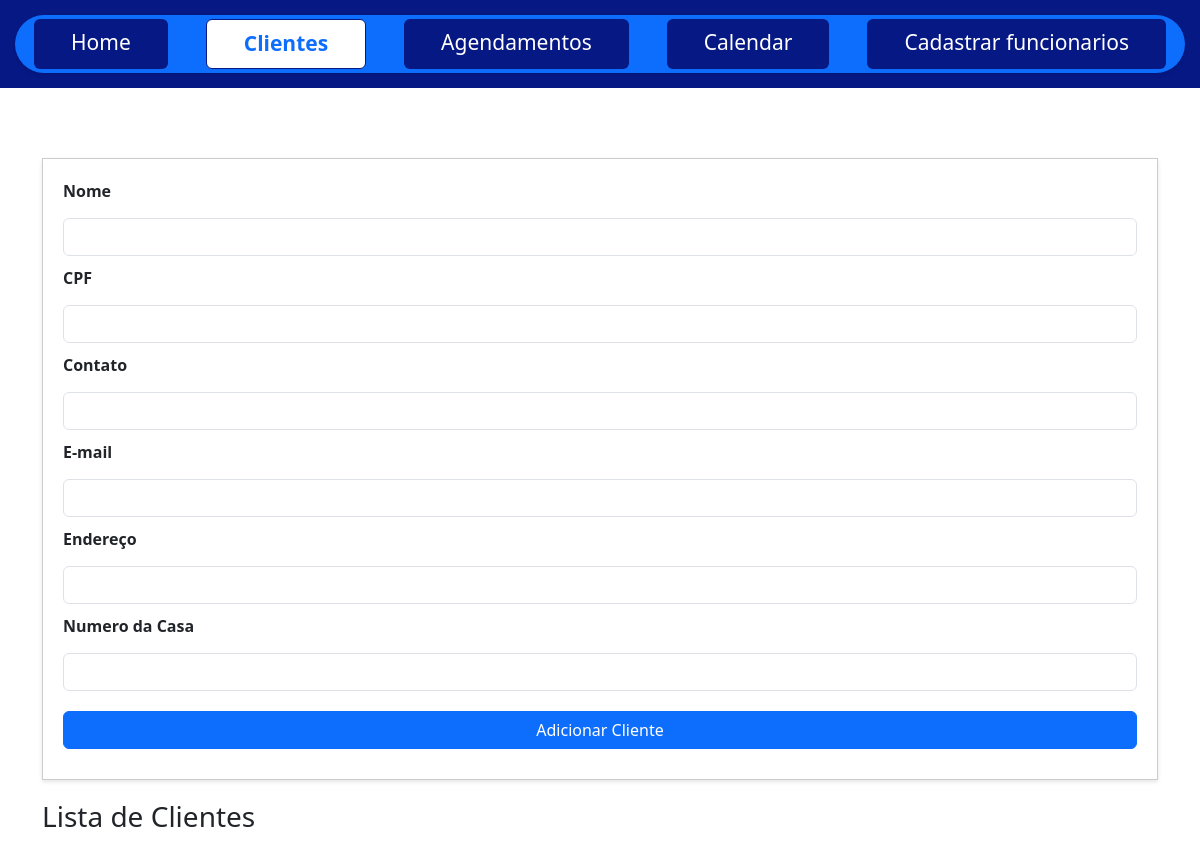
The app's page /clients, older data.
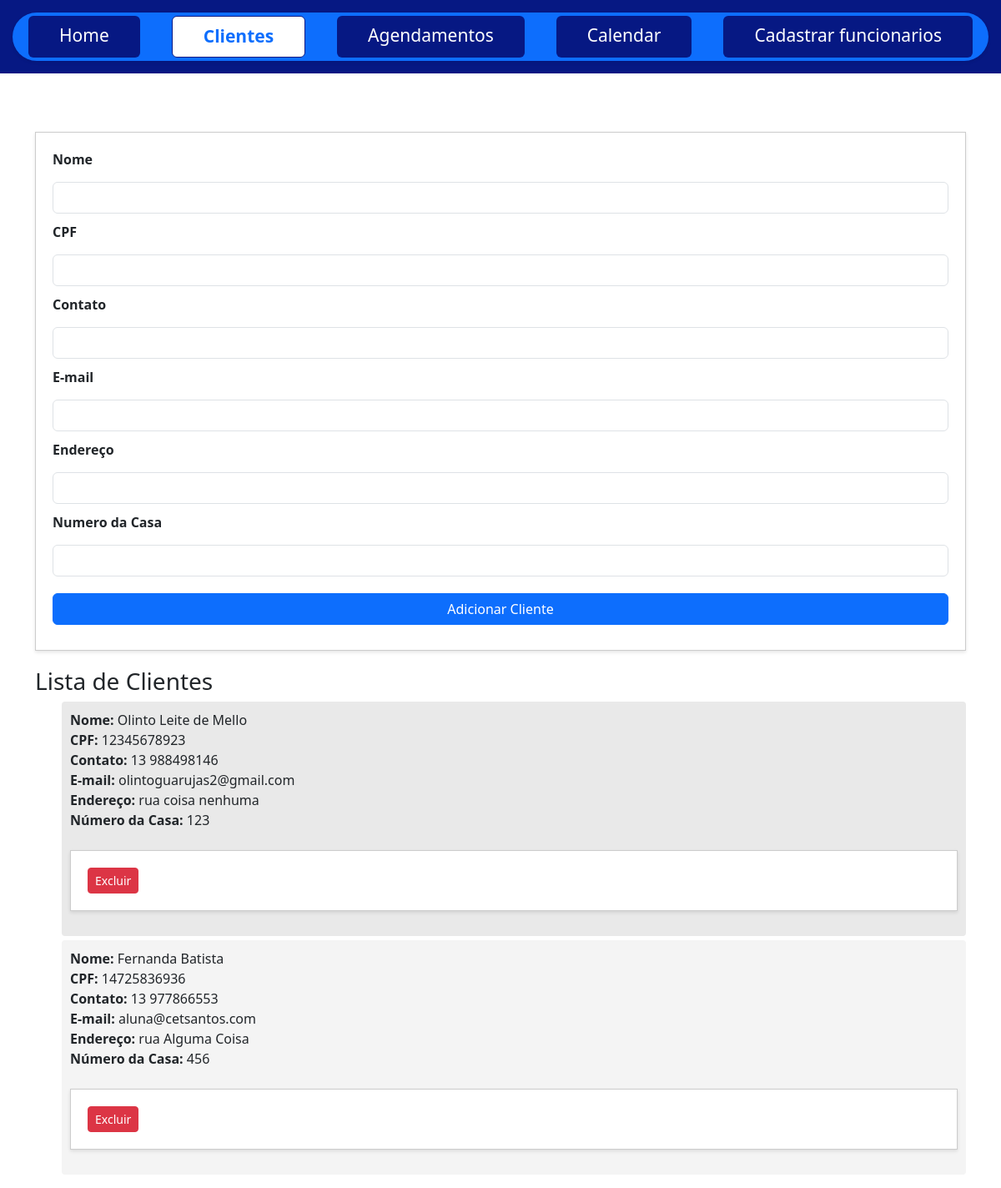
The same page, newer data.
### models.py (models this page shows)
class Client(db.Model):
    cpf = db.Column(db.Integer, primary_key=True)
    name = db.Column(db.String(100), nullable=False)
    contact = db.Column(db.String(100), nullable=False)
    email = db.Column(db.String(120), nullable=False, unique=True)
    address = db.Column(db.String(200), nullable=False)
    house_number = db.Column(db.String(10), nullable=False)

### app.py (the view)
@app.route('/clients', methods=['GET', 'POST'])
def clients():
    form = ClientForm()
    if request.method == 'POST':
        print("Dados enviados:", request.form)  # Verifica o que foi enviado no formulário
    if form.validate_on_submit():
        print("Formulário validado com sucesso")
        new_client = Client(name=form.name.data, contact=form.contact.data, email=form.email.data, address=form.address.data, house_number=form.house_number.data, cpf=form.cpf.data)
        print(f"Novo cliente: {new_client.name}, {new_client.contact}, {new_client.email}, {new_client.address}, {new_client.house_number}, {new_client.cpf}")
        try:
            db.session.add(new_client)
            db.session.commit()
            print("Cliente salvo no banco de dados")
            flash('Cliente adicionado com sucesso!', 'success')
            return redirect(url_for('clients'))
        except Exception as e:
            db.session.rollback()
            print(f"Erro ao adicionar cliente: {e}")
            flash(f'Erro ao adicionar cliente: {str(e)}', 'danger')
    else:
        print("Formulário não validado")
        print(form.errors)  # Exibe os erros de validação do formulário
    clients = Client.query.all()  # Carrega todos os clientes
    return render_template('clients.html', form=form, clients=clients)

### forms.py
class ClientForm(FlaskForm):
    name = StringField('Nome', validators=[DataRequired()])
    cpf = StringField('CPF', validators=[DataRequired(), Length(min=11, max=11)])  # Campo CPF
    contact = StringField('Contato', validators=[DataRequired()])
    email = StringField('E-mail', validators=[DataRequired(), Email()])
    address = StringField('Endereço', validators=[DataRequired()])
    house_number = StringField('Numero da Casa', validators=[DataRequired()])
    submit = SubmitField('Adicionar Cliente')

### templates/clients.html (shortened to what this page needs)
{% extends 'base.html' %}
{% block content %}
<body>
    <div class="container mt-4">
        <h2> <br> </h2>
            <form method="POST" action="{{ url_for('clients') }}">
                <div class="form-group">
                    {{ form.name.label }} {{ form.name(class="form-control") }}
                </div>
                <div class="form-group">
                    {{ form.cpf.label }} {{ form.cpf(class="form-control") }}
                </div>
                <div class="form-group">
                    {{ form.contact.label }} {{ form.contact(class="form-control") }}
                </div>
                <div class="form-group">
                    {{ form.email.label }} {{ form.email(class="form-control") }}
                </div>
                <div class="form-group">
                    {{ form.address.label }} {{ form.address(class="form-control") }}
                </div>
                <div class="form-group">
                    {{ form.house_number.label }} {{ form.house_number(class="form-control") }}
                </div>
                <div class="form-group">
                    {{ form.submit(class="btn btn-primary") }}
                </div>
            </form>
            <h3>Lista de Clientes</h3>
            <ul>
                {% for client in clients %}
                <li>
                    <strong>Nome:</strong> {{ client.name }} <br>
                    <strong>CPF:</strong> {{ client.cpf }} <br>
                    <strong>Contato:</strong> {{ client.contact }} <br>
                    <strong>E-mail:</strong> {{ client.email }} <br>
                    <strong>Endereço:</strong> {{ client.address }} <br>
                    <strong>Número da Casa:</strong> {{ client.house_number }} <br>
                    <br>
                    <form action="{{ url_for('delete_client', client_id=client.cpf) }}" method="POST" >
                        <button type="submit" class="btn btn-danger btn-sm">Excluir</button>
                    </form>
                </li>
                {% endfor %}
            </ul>
</body>
{% endblock %}

### templates/base.html (shortened to what this page needs)
<!DOCTYPE html>
<html lang="pt-BR">
<head>
    <link href="https://cdn.jsdelivr.net/npm/fullcalendar@6.1.8/main.min.css" rel="stylesheet">
    <link rel="stylesheet" href="{{ url_for('static', filename='styles.css') }}">
    <link href="https://cdn.jsdelivr.net/npm/bootstrap@5.3.0-alpha1/dist/css/bootstrap.min.css" rel="stylesheet">
</head>
<body>
    <header>
        <nav class="nav nav-pills nav-fill gap-2 p-1 small bg-primary rounded-5 shadow-sm" id="pillNav" role="tablist" style="--bs-nav-link-color: var(--bs-white); --bs-nav-pills-link-active-color: var(--bs-primary); --bs-nav-pills-link-active-bg: var(--bs-white);">
            <a class="nav-link {% if request.endpoint == 'home' %}active{% endif %}" href="{{ url_for('home') }}">Home</a>
            <a class="nav-link {% if request.endpoint == 'clients' %}active{% endif %}" href="{{ url_for('clients') }}">Clientes</a>
            <a class="nav-link {% if request.endpoint == 'appointments' %}active{% endif %}" href="{{ url_for('appointments') }}">Agendamentos</a>
            <a class="nav-link {% if request.endpoint == 'calendar' %}active{% endif %}" href="{{ url_for('calendar') }}">Calendar</a>
            <a class="nav-link {% if request.endpoint == 'employees' %}active{% endif %}" href="{{ url_for('employees') }}">Cadastrar funcionarios</a>
        </nav>
    </header>
    <main>
        {% block content %}{% endblock %}
    </main>
</body>
</html>

### static/styles.css (style rules this page uses)
body { font-family: Arial, sans-serif; background-color: #f9f9f9; margin: 0; padding: 0; }
header { background-color: #061883; color: white; padding: 15px; text-align: center; font-size: 24px; }
nav { display: flex; justify-content: center; padding: 15px; background-color: #061883; }
nav a { color: white; margin: 0 15px; text-decoration: none; font-weight: bold; padding: 10px 20px; border-radius: 5px; }
h2 { color: #333; margin-top: 20px; }
form { background-color: #fff; padding: 20px; border: 1.5px solid #ccc; margin-bottom: 20px; box-shadow: 0px 2px 4px rgba(0, 0, 0, 0.1); }
form input, form select, form textarea { width: 100%; padding: 10px; margin: 10px 0; border: 1.5px solid #ccc; border-radius: 4px; }
form label { font-weight: bold; margin-bottom: 5px; }
form button { background-color: #4CAF50; color: white; border: none; padding: 10px 20px; cursor: pointer; border-radius: 4px; font-size: 16px; transition: background-color 0.3s ease; }
ul { list-style-type: none; padding: 0; }
ul li { background-color: #f4f4f4; padding: 10px; margin: 5px 0; border-radius: 4px; }
ul li:nth-child(odd) { background-color: #e9e9e9; }
.nav-pills .nav-link { background-color: #061883; color: white; border-radius: 5px; }
.nav-pills .nav-link.active, .nav-pills .nav-link:hover { background-color: white; color: #061883; font-weight: bold; border: 1px solid #061883; }
.nav-link.active { background-color: white; color: #061883; border-color: white; }

Row changes from the older to the newer data that the page shows:
added Client: name "Olinto Leite de Mello", cpf "12345678923", contact "13 988498146", email "olintoguarujas2@gmail.com", address "rua coisa nenhuma", house_number "123"
added Client: name "Fernanda Batista", cpf "14725836936", contact "13 977866553", email "aluna@cetsantos.com", address "rua Alguma Coisa", house_number "456"
